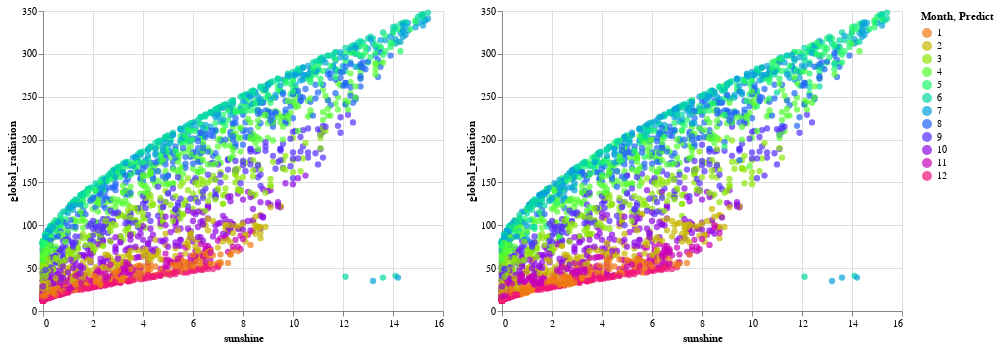

Notebook cell for this chart:
### Markdown cell above
c2 represents the dot graph with the predicted data of month and exlpore the relationship between sunshine and global radition.

### Code cell
c1|c2

### Figure 1 — Vega-Lite specification as saved in the notebook (floating-point values rounded to 4 significant figures; data arrays with more than 128 entries replaced by an {"elided": "..."} marker saying what was removed)
{"config": {"view": {"continuousWidth": 400, "continuousHeight": 300}}, "hconcat": [{"data": {"name": "data-9fdf2c47b08055be60ab96f018a468ec"}, "mark": "circle", "encoding": {"color": {"type": "ordinal", "field": "Month", "scale": {"scheme": "sinebow"}}, "size": {"condition": {"value": 40, "selection": "selector001"}, "value": 10}, "tooltip": [{"type": "temporal", "field": "date"}, {"type": "quantitative", "field": "sunshine"}, {"type": "quantitative", "field": "global_radiation"}], "x": {"type": "quantitative", "field": "sunshine", "scale": {"zero": false}}, "y": {"type": "quantitative", "field": "global_radiation", "scale": {"zero": false}}}, "selection": {"selector001": {"type": "single", "fields": ["Month"]}}}, {"data": {"name": "data-3a2d3bd0ad3b02f31e0a07a2ade3c814"}, "mark": "circle", "encoding": {"color": {"type": "ordinal", "field": "Predict", "scale": {"scheme": "sinebow"}}, "size": {"condition": {"value": 40, "selection": "selector002"}, "value": 10}, "tooltip": [{"type": "temporal", "field": "date"}, {"type": "quantitative", "field": "sunshine"}, {"type": "quantitative", "field": "global_radiation"}], "x": {"type": "quantitative", "field": "sunshine", "scale": {"zero": false}}, "y": {"type": "quantitative", "field": "global_radiation", "scale": {"zero": false}}}, "selection": {"selector002": {"type": "single", "fields": ["Predict"]}}}], "$schema": "https://vega.github.io/schema/vega-lite/v4.8.1.json", "datasets": {"data-9fdf2c47b08055be60ab96f018a468ec": {"elided": "2769 records"}, "data-3a2d3bd0ad3b02f31e0a07a2ade3c814": {"elided": "2769 records"}}}
